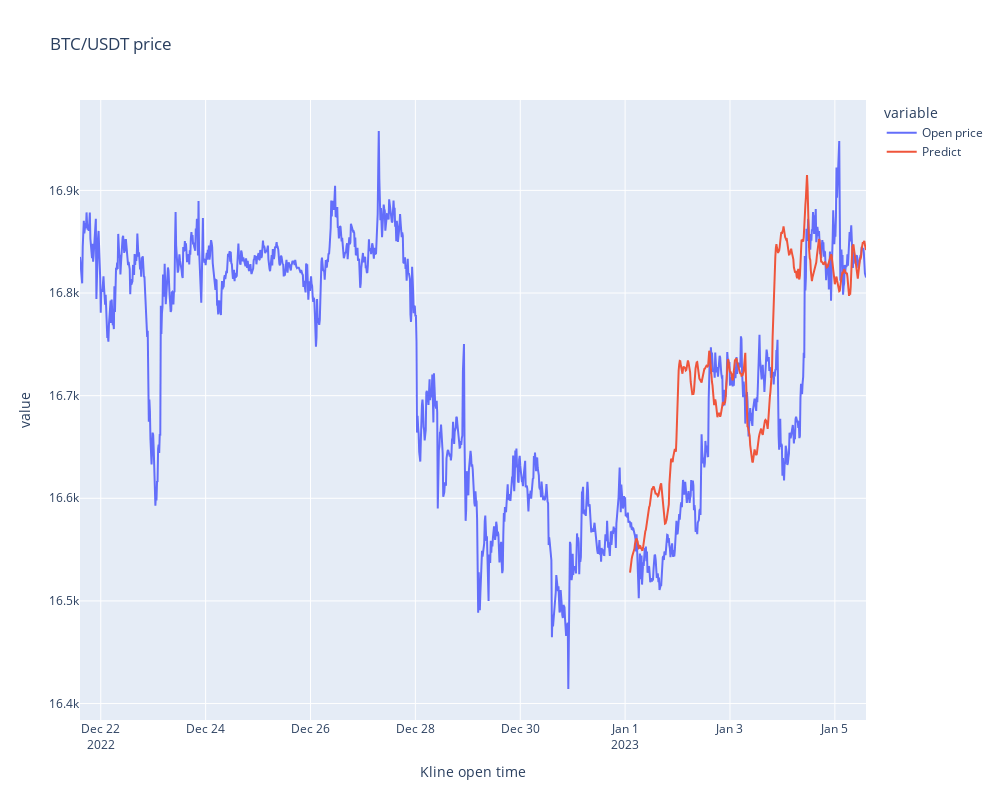

Source (notebook cell):
### Markdown cell above
### 📌 Visualize the prediction

### Code cell
visualize_prediction(predictions)

### Figure 1 — Plotly figure (JSON) as saved in the notebook; plotly's stock layout.template omitted (floating-point values rounded to 4 significant figures; data arrays with more than 128 entries replaced by an {"elided": "..."} marker saying what was removed)
{"data": [{"hovertemplate": "variable=Open price<br>Kline open time=%{x}<br>value=%{y}<extra></extra>", "legendgroup": "Open price", "line": {"color": "#636efa", "dash": "solid"}, "marker": {"symbol": "circle"}, "mode": "lines", "name": "Open price", "orientation": "v", "showlegend": true, "type": "scatter", "x": {"elided": "1440 str values"}, "xaxis": "x", "y": {"elided": "1440 float values"}, "yaxis": "y"}, {"hovertemplate": "variable=Predict<br>Kline open time=%{x}<br>value=%{y}<extra></extra>", "legendgroup": "Predict", "line": {"color": "#EF553B", "dash": "solid"}, "marker": {"symbol": "circle"}, "mode": "lines", "name": "Predict", "orientation": "v", "showlegend": true, "type": "scatter", "x": {"elided": "1440 str values"}, "xaxis": "x", "y": {"elided": "1440 float values"}, "yaxis": "y"}], "layout": {"height": 800, "legend": {"title": {"text": "variable"}, "tracegroupgap": 0}, "title": {"text": "BTC/USDT price"}, "width": 1000, "xaxis": {"anchor": "y", "autorange": true, "domain": [0, 1], "range": ["2022-12-31 16:45", "2023-01-05 04:45"], "title": {"text": "Kline open time"}, "type": "date"}, "yaxis": {"anchor": "x", "autorange": true, "domain": [0, 1], "range": [16480.0, 16970.0], "title": {"text": "value"}, "type": "linear"}}}
